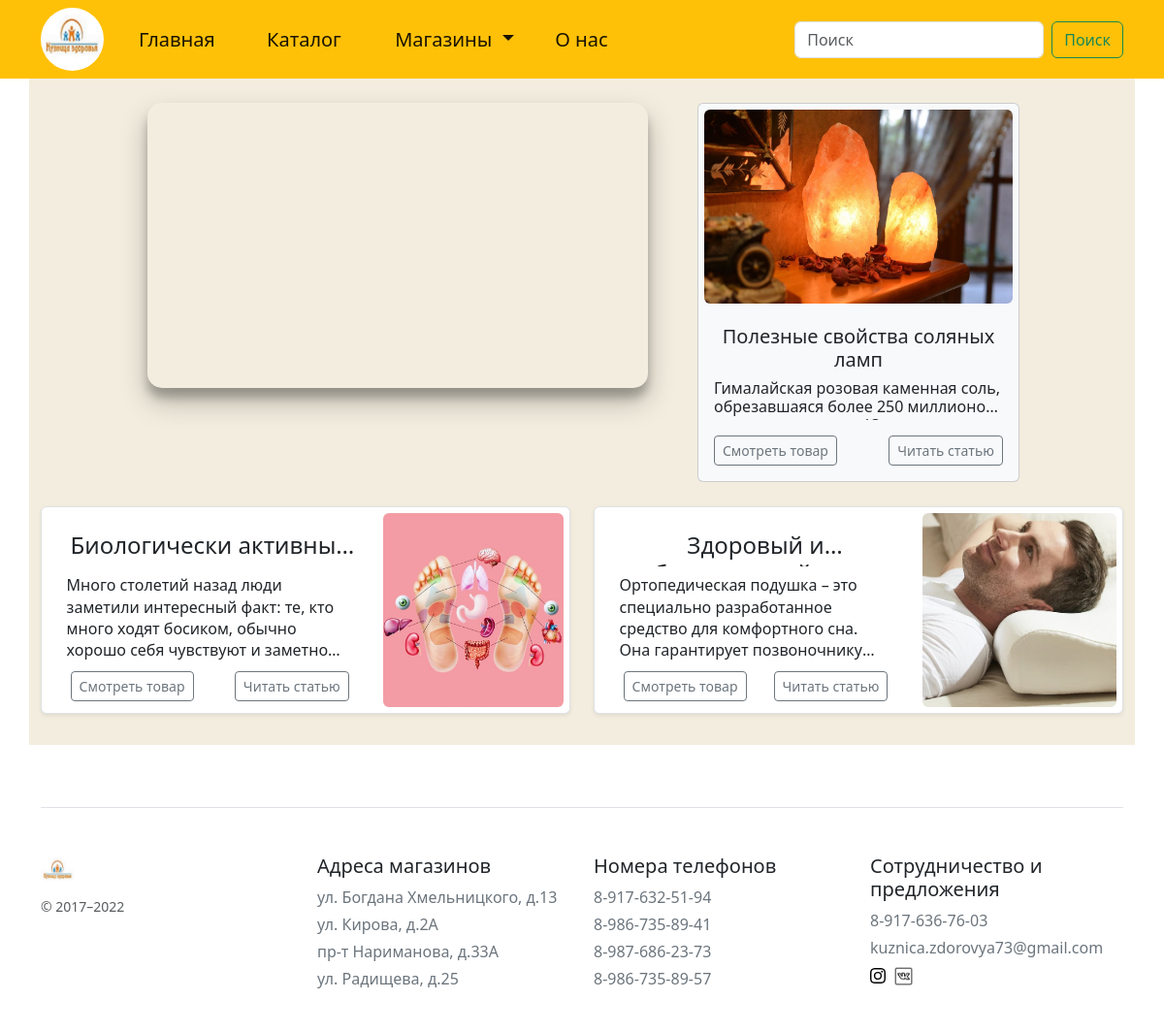
The page / on the database its author committed.
### ortopediya/models.py (models this page shows)
class Store(models.Model):
    name = models.CharField(max_length=100)
    street = models.CharField(max_length=100)
    map = models.CharField(max_length=1000)
    address = models.CharField(max_length=150)
    phone = models.CharField(max_length=20, default='')
    description = models.TextField(default="", blank=False)
    image = models.ImageField(upload_to="photos/%Y/%m/%d", default="", blank=False)
    class Meta:
        verbose_name = 'Салоны'
        verbose_name_plural = 'Салоны'
        ordering = ["street"]

### ortopediya/views.py (the view)
# urls.py: path('', index, name='home'),
def index(request):
    index_products = Index_product.objects.all()
    for i in index_products:
        p = i.id_product
        print(p.name)
    context = {
        'menu': menu,
        'date': date,
        'title': 'Главная',
        'index_products': index_products,
    }
    print(menu[2]['title'])
    return render(request, 'ortopediya/index.html', context=context)

### ortopediya/models.py (called while the page is built)
    def __str__(self):
        return self.name

    def get_absolute_url(self):
        return reverse('product', kwargs={'id_product': self.pk})

### ortopediya/templates/ortopediya/index.html (shortened to what this page needs)
{% extends "ortopediya/base.html" %}
{% load static %}
{% block content %}
<div class="div-background container">
    <div class="row align-items-start">
        <div class="col video-index">
            <div class="items">
                <div class="items__container">
                    <div class="items__body">
                        <div class="item">
                            <div class="item__video">
                                <a href="{% url 'product' 4%}">
                                    <video loop muted autoplay class="video__item" >
                                    <source src="{% static 'ortopediya/video/index_video.mp4' %}" type="video/mp4">
                                    </video>
                                </a>
                            </div>
                        </div>
                    </div>
                </div>
            </div>
        </div>
        <div class="col-4 article-col">
        <div class="container items">
            <div class="card  bg-light">
                <div class="img-index">
                    <img class="bd-placeholder-img card-img-top rounded article-image-index" width="420" height="200"
                         src="{% static 'ortopediya/images/index_image_salt_lamps.jpg' %} " >
                </div>
            <div class="card-body">
              <p class="card-text h5 text-center"> Полезные свойства соляных ламп</p>
                <p class="truncate-text-two-lines">Гималайская розовая каменная соль,
            обрезавшаяся более 250 миллионов лет назад во время
            Юрского периода, является одной из самых чистых солей в мире.</p>
              <div class="d-flex justify-content-between align-items-center">
                <div class="btn-group">
                  <a href="{% url 'catalog' 34 %}" type="button" class="btn btn-sm btn-outline-secondary">Смотреть товар</a>
                </div>
                  <a href="{% url 'article' 'Полезные свойства соляных ламп' %}" type="button" class="btn btn-sm btn-outline-secondary">Читать статью</a>
              </div>
            </div>
          </div>
        </div>
        </div>
    </div>
    <div class="row mb-2">
    <div class="col-md-6">
      <div class="row g-0 border rounded overflow-hidden flex-md-row mb-4 shadow-sm h-md-250 position-relative post-background">
        <div class="col index-card-layout-1 d-flex flex-column position-static">
          <h4 class="mb-0 truncate-text-one-lines-index text-center">Биологически активные точки</h4>
          <p class="card-text mb-auto truncate-text-four-lines">Много столетий назад люди заметили интересный факт: те, кто много ходят босиком,
            обычно хорошо себя чувствуют и заметно здоровее остальных. На стопах человека находится более
            70.000 нервных окончаний, образующими рефлексогенные зоны, которые связывают участки стопы с определенными</p>
         <div class="d-flex justify-content-between align-items-center p-1">
                <div class="btn-group">
                  <a href="{% url 'catalog' 30 %}" type="button" class="btn btn-sm btn-outline-secondary">Смотреть товар</a>
                </div>
                  <a href="{% url 'article' 'Биологически активные точки' %}" type="button" class="btn btn-sm btn-outline-secondary">Читать статью</a>
          </div>
        </div>
        <div class="col-auto d-none d-lg-block">
             <div class="">
                 <div class="img-index">
                    <img class="bd-placeholder-img card-img-top rounded" width="420" height="200"
                         src="{% static 'ortopediya/images/index_image_feet.jpg' %} " >
                 </div>
             </div>
        </div>
      </div>
    </div>
    <div class="col-md-6">
      <div class="row g-0 border rounded overflow-hidden flex-md-row mb-4 shadow-sm h-md-250 position-relative post-background">
        <div class="col index-card-layout-1 d-flex flex-column position-static">
          <h4 class="mb-0 truncate-text-one-lines-index text-center">Здоровый и безмятежный сон</h4>
          <p class="card-text mb-auto truncate-text-four-lines">Ортопедическая подушка – это специально разработанное средство
            для комфортного сна.
            Она гарантирует позвоночнику естественное положение, шейный и грудной отделы вычерчивают прямую линию,
            нет излишней нагрузки на межпозвонковые диски. Действует с целью профилактики развития остеохондроза</p>
          <div class="d-flex justify-content-between align-items-center p-1">
                <div class="btn-group">
                  <a href="{% url 'catalog' 27 %}" type="button" class="btn btn-sm btn-outline-secondary">Смотреть товар</a>
                </div>
                  <a href="{% url 'article' 'Здоровый и безмятежный сон' %}" type="button" class="btn btn-sm btn-outline-secondary">Читать статью</a>
          </div>
        </div>
        <div class="col-auto d-none d-lg-block">
             <div class="">
                 <div class="img-index">
                    <img class="bd-placeholder-img card-img-top rounded" width="420" height="200"
                         src="{% static 'ortopediya/images/index_image_pillow.jpg' %} " >
                 </div>
             </div>
        </div>
      </div>
    </div>
  </div>
  </div>
{% endblock %}

### ortopediya/templates/ortopediya/base.html (shortened to what this page needs)
{% load static %}
<!doctype html>
<html lang="en">
<head>
    <link href="https://cdn.jsdelivr.net/npm/bootstrap@5.1.3/dist/css/bootstrap.min.css" rel="stylesheet"
>
  <link type="text/css" href="{% static 'ortopediya/css/style.css' %}?v=<?= time(); ?>" rel="stylesheet">
    <link href="/docs/5.0/dist/css/bootstrap.min.css" rel="stylesheet">
</head>
<body>
   <header>
<nav class="navbar navbar-expand-lg navbar-light"  style="background-color:#ffc107;">
  <div class="container">
    <a  class="col-sm-1" href="">
    <img class="logo" src="{% static 'ortopediya/images/logo.jpg'%} ">
    </a>
    <div  class="collapse navbar-collapse" id="navbarSupportedContent">
      <ul class="navbar-nav me-auto mb-2 mb-lg-0 ">
            {% for m in menu %}
            {% if m.another %}
            <li class="nav-item col-sm-5 dropdown">
            <a class="nav-link active dropdown-toggle  fs-5 " href="#" id="navbarDropdown" role="button" data-bs-toggle="dropdown" aria-expanded="false">
{{m.title}}
            </a>
{% else %}
          {% if m.title == 'Каталог' %}
          <li class="nav-item col-sm-4">
            <a class="nav-link active fs-5" aria-current="page" href="{%url m.url_name 0 %}">{{m.title}}</a>
          </li>
          {% else %}
            <li class="nav-item col-sm-4">
            <a class="nav-link active fs-5" aria-current="page" href="{%url m.url_name %}">{{m.title}}</a>
          </li>
          {% endif %}
{% endif %}
          {% endfor %}
      </ul>
        <form class="d-flex justify-content-end" action="{% url 'catalog' 0 %}">
          <input class="form-control me-2" type="search" placeholder="Поиск" aria-label="Поиск" name="search">
          <button class="btn btn-outline-success" type="submit">Поиск</button>
        </form>
    </div>
  </div>
</nav>
</header>
    {% block content %}
    {% endblock %}
    <div class = 'container py-3'>
        <footer class="pt-4 my-md-5 pt-md-5 border-top">
        <div class="row">
          <div class="col-12 col-md">
            <img class="mb-2" src="{% static 'ortopediya/images/logo.jpg'%}" alt="" width="35" height="35">
            <small class="d-block mb-3 text-muted">© 2017–{{date.year}}</small>
          </div>
          <div class="col-12 col-md">
            <h5>Адреса магазинов</h5>
            <ul class="list-unstyled text-small">
                {% for stor in menu.2.another %}
                    <li class="mb-1"><a class="link-secondary text-decoration-none" href="{% url 'store' stor.pk  %}">{{stor.address}}</a></li>
                {% endfor %}
            </ul>
          </div>
          <div class="col-12 col-md">
            <h5>Номера телефонов</h5>
            <ul class="list-unstyled text-small">
              {% for stor in menu.2.another %}
                <li class="mb-1"><a class="link-secondary text-decoration-none" href="tel:{{stor.phone}}">{{stor.phone}}</a></li>
              {% endfor %}
            </ul>
          </div>
          <div class="col-12 col-md">
            <h5>Сотрудничество и предложения</h5>
            <ul class="list-unstyled text-small">
              <li class="mb-1"><a class="link-secondary text-decoration-none" href="tel:+79176367603">8-917-636-76-03</a></li>
              <li class="mb-1"><a class="link-secondary text-decoration-none" href="mailto:kuznica.zdorovya73@gmail.com<">kuznica.zdorovya73@gmail.com</a></li>
              <div class="row justify-content-start">
                  <li class="col-1"><a href="https://instagram.com/kuznica.zdorovya73?igshid=YmMyMTA2M2Y=" target="_blank"><img src="{% static 'ortopediya/images/instagram.svg'%}"></a></li>
                  <li class="col-1"><a href="https://vk.com/zdorov_73rus" target="_blank"><img src="{% static 'ortopediya/images/vk.png'%}" width="21px" height="21px"></a></li>
              </div>
            </ul>
          </div>
        </div>
      </footer>
    </div>
</body>
</html>

### ortopediya/static/ortopediya/css/style.css (style rules this page uses)
.logo { width: 65px; height: 65px; border-radius: 65%; }
.items { padding: 25px 0; }
.items__container { max-width: 1200px; padding: 0px 15px; margin: 0px auto; }
.items__body { display: grid; gap: 20px; }
.item__video { position: relative; margin: 0px 0px 15px 0px; padding: 0px 0px 60% 0px; }
.item__video video, .item__video iframe { object-fit: cover; position: absolute; top: 0; left: 0; margin: 0 auto; width: 100%; height: 95%; border-radius: 15px; box-shadow: 0 14px 28px rgba(0,0,0,0.25), 0 10px 10px rgba(0,0,0,0.22); }
.video__item { margin: 0 auto; }
.div-background { background:#F3EDDF; overflow:auto; }
.post-background { background: white; }
.img-index { padding: 6px; }
.truncate-text-two-lines { overflow: hidden; display: -webkit-box; -webkit-line-clamp: 2; -webkit-box-orient: vertical; line-height: 1.2em; height: 2.6em; }
.truncate-text-four-lines { overflow: hidden; display: -webkit-box; -webkit-line-clamp: 4; -webkit-box-orient: vertical; line-height: 1.4em; height: 5.6em; }
.truncate-text-one-lines-index { overflow: hidden; display: -webkit-box; -webkit-line-clamp: 1; -webkit-box-orient: vertical; line-height: 1.2em; height: 1.5em; }
.index-card-layout-1 { padding-top: 1.6rem !important; padding-bottom: 0.5rem !important; padding-left: 1.6rem !important; padding-right: 1.6rem !important; }

### rows shown on the page
Store: address "ул. Богдана Хмельницкого, д.13", phone "8-917-632-51-94"
Store: address "ул. Кирова, д.2А", phone "8-986-735-89-41"
Store: address "пр-т Нариманова, д.33А", phone "8-987-686-23-73"
Store: address "ул. Радищева, д.25", phone "8-986-735-89-57"

### other values the page prints
{{ m.title }} "Главная" "О нас"
{{ m.title }} "Каталог"
{{ m.title }} "Магазины"
{{ date.year }} "2022"
